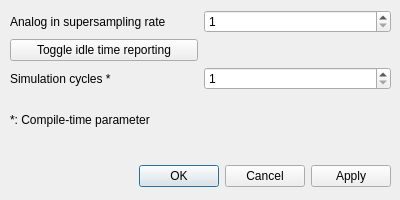
<?xml version="1.0" encoding="UTF-8"?>
<ui version="4.0">
 <class>PerformanceDialog</class>
 <widget class="QDialog" name="PerformanceDialog">
  <property name="geometry">
   <rect>
    <x>0</x>
    <y>0</y>
    <width>400</width>
    <height>200</height>
   </rect>
  </property>
  <property name="windowTitle">
   <string>Performance settings</string>
  </property>
  <widget class="QDialogButtonBox" name="buttonBox">
   <property name="geometry">
    <rect>
     <x>50</x>
     <y>160</y>
     <width>341</width>
     <height>32</height>
    </rect>
   </property>
   <property name="orientation">
    <enum>Qt::Horizontal</enum>
   </property>
   <property name="standardButtons">
    <set>QDialogButtonBox::Apply|QDialogButtonBox::Cancel|QDialogButtonBox::Ok</set>
   </property>
  </widget>
  <widget class="QWidget" name="layoutWidget">
   <property name="geometry">
    <rect>
     <x>10</x>
     <y>10</y>
     <width>381</width>
     <height>134</height>
    </rect>
   </property>
   <layout class="QGridLayout" name="gridLayout">
    <item row="2" column="1">
     <widget class="QSpinBox" name="simCycles">
      <property name="toolTip">
       <string>&lt;html&gt;&lt;head/&gt;&lt;body&gt;&lt;p&gt;Number of computation cycles per time step. Higher values improve modelling accuracy, but increase simulation time requirements roughly linearly.&lt;/p&gt;&lt;/body&gt;&lt;/html&gt;</string>
      </property>
      <property name="minimum">
       <number>1</number>
      </property>
      <property name="maximum">
       <number>1000</number>
      </property>
     </widget>
    </item>
    <item row="0" column="1">
     <widget class="QSpinBox" name="ai_supersampling">
      <property name="toolTip">
       <string>&lt;html&gt;&lt;head/&gt;&lt;body&gt;&lt;p&gt;This setting allows you to increase the number of acquisitions from analog input per time step. Increasing this number helps to neutralise noise, as the acquisitions are averaged to yield a single sample per time step. On the other hand, high supersampling rates may cause frequent timer overruns.&lt;/p&gt;&lt;p&gt;To diagnose the potential of your setup to increase the supersampling rate, use the idle time reporting toggle on test runs.&lt;/p&gt;&lt;/body&gt;&lt;/html&gt;</string>
      </property>
      <property name="minimum">
       <number>1</number>
      </property>
     </widget>
    </item>
    <item row="2" column="0">
     <widget class="QLabel" name="label_2">
      <property name="text">
       <string>Simulation cycles *</string>
      </property>
     </widget>
    </item>
    <item row="1" column="0">
     <widget class="QPushButton" name="reportingToggle">
      <property name="text">
       <string>Toggle idle time reporting</string>
      </property>
     </widget>
    </item>
    <item row="0" column="0">
     <widget class="QLabel" name="label">
      <property name="text">
       <string>Analog in supersampling rate</string>
      </property>
     </widget>
    </item>
    <item row="3" column="0" colspan="2">
     <widget class="QLabel" name="label_3">
      <property name="text">
       <string>*: Compile-time parameter</string>
      </property>
     </widget>
    </item>
   </layout>
  </widget>
 </widget>
 <resources/>
 <connections>
  <connection>
   <sender>buttonBox</sender>
   <signal>accepted()</signal>
   <receiver>PerformanceDialog</receiver>
   <slot>accept()</slot>
   <hints>
    <hint type="sourcelabel">
     <x>248</x>
     <y>254</y>
    </hint>
    <hint type="destinationlabel">
     <x>157</x>
     <y>274</y>
    </hint>
   </hints>
  </connection>
  <connection>
   <sender>buttonBox</sender>
   <signal>rejected()</signal>
   <receiver>PerformanceDialog</receiver>
   <slot>reject()</slot>
   <hints>
    <hint type="sourcelabel">
     <x>316</x>
     <y>260</y>
    </hint>
    <hint type="destinationlabel">
     <x>286</x>
     <y>274</y>
    </hint>
   </hints>
  </connection>
 </connections>
</ui>
